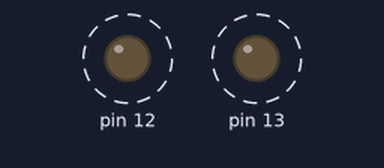
Recording of a sketch running on a simulated Arduino Uno, built with avr-gcc and run on an emulated ATmega328P. On the bench: output pins drawn as LEDs (lit = HIGH). Dashed ring = blinking.

Above: at 0.2 s.
Timing chart, 0 to 4.6 s (numbered marks = the images above):
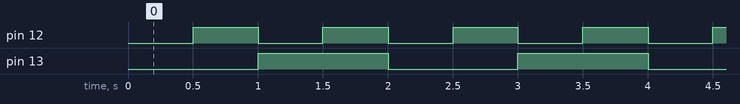

Measured:
- by itself, pin 12: alternates HIGH for 0.50 s and LOW for 0.50 s
- by itself, pin 13: alternates HIGH for 1.0 s and LOW for 1.0 s

The sketch:

multiblink.ino
```cpp
#include "Flasher.h"

Flasher led1(12, 500);
Flasher led2(13, 1000);

void setup()
{
    // N/A
}

void loop()
{
    led1.Update();
    led2.Update();
}
```

Flasher.cpp
```cpp
#include "Arduino.h"
#include "Flasher.h"

Flasher::Flasher(int pin, long blink)
{
    ledPin = pin;
    blinkTime = blink;

    pinMode(ledPin, OUTPUT);

    ledState = LOW;
    previousMillis = 0;
}

void Flasher::Update()
{
    unsigned long currentMillis = millis();

    if ((currentMillis - previousMillis) >= blinkTime)
    {
        if (ledState == HIGH)
        {
            digitalWrite(ledPin, LOW);
            ledState = LOW;
        }
        else
        {
            digitalWrite(ledPin, HIGH);
            ledState = HIGH;
        }
        previousMillis = currentMillis;
    }
}
```

Flasher.h
```cpp
#ifndef Flasher_h
#define Flasher_h

class Flasher
{
    int ledPin;     // the number of led pin
    long blinkTime; // Time in ms between switching on/off

    int ledState;                 // LED state (HIGH/LOW)
    unsigned long previousMillis; // Last time led was updated

public:
    Flasher(int pin, long blink);
    void Update();
};

#endif
```
